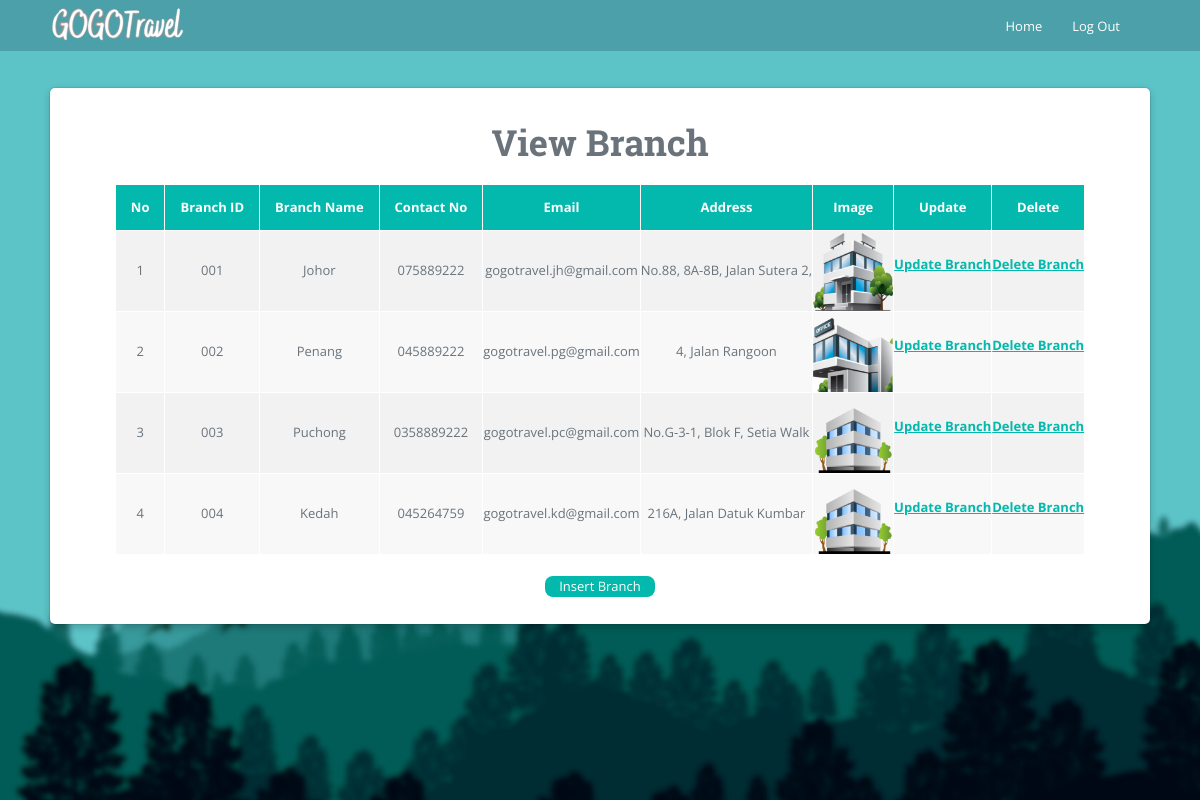
Page /admin/viewbranch.php (signed in) on the committed database.
### tables this page shows
CREATE TABLE `tblbranch` (
  `BranchID` varchar(255) NOT NULL,
  `BranchName` varchar(255) DEFAULT NULL,
  `ContactNo` varchar(255) DEFAULT NULL,
  `Email` varchar(255) DEFAULT NULL,
  `Address1` varchar(255) DEFAULT NULL,
  `Address2` varchar(255) DEFAULT NULL,
  `Postcode` varchar(255) DEFAULT NULL,
  `State` varchar(255) DEFAULT NULL,
  `Country` varchar(255) DEFAULT NULL,
  `BranchImage` longblob DEFAULT NULL,
  PRIMARY KEY (`BranchID`)
);

### admin/viewbranch.php (the view, shortened to what this page needs)
<!DOCTYPE html>
<html lang="en" class="no-js">
<?php require_once('adminheader.php');?>
<?php include_once('..\config\function.php');?>
<head>
</head>
<body>
<div class="container-fluid ">
<div class="container ">
<div class="row ">
<div class="admin-box">
<div class="row">
<div class="admin-det">
<h1>View Branch</h1>
<br>
<table>
  <tr>
    <th>No</th>
    <th>Branch ID</th>
    <th>Branch Name</th>
    <th>Contact No</th>
    <th>Email</th>
    <th>Address</th>
    <th>Image</th>
    <th>Update</th>
    <th>Delete</th>
  </tr>
    <?php
    $no=1;
    $sql = "select * from tblbranch";
    mysqli_select_db($conn,"myproject");
    $result = mysqli_query($conn,$sql);
    if (mysqli_num_rows($result) != 0)
        {
        while($row=mysqli_fetch_assoc($result)){?>
              <tr>
                <td><?php echo $no;?></td>
                <td><?php echo $row["BranchID"];?></td>
                <td><?php echo $row["BranchName"];?></td>
                <td><?php echo $row["ContactNo"];?></td>
                <td><?php echo $row["Email"];?></td>
                <td><?php echo $row["Address1"];?>
                </td><?php $showimage = $row['BranchImage'];?>
                <td><img src="<?php echo $showimage ?>" width="80" height="80"/></td>
                <td>
                <a href="updatebranch.php?BranchID=<?php echo $row["BranchID"];?>&UserID=<?php echo $id?>">Update Branch</a></p> </td>
               <td>
                <a href="deletebranch.php?BranchID=<?php echo $row["BranchID"];?>&UserID=<?php echo $id?>">Delete Branch</a></p> </td>
              </tr>
                <?php $no++;
            }?>
            </table>
            <br>
            <div class="insertframe">
            <a href="insertbranch.php?UserID=<?php echo $id?>">Insert Branch</a></p> </td>
            </div>
            </div>
            </div>
            </div>
            </div>
            </div>
            </div>
<?php
} else {
  }
  ?>
</body>

### admin/adminheader.php (shortened to what this page needs)
<!DOCTYPE html>
<html lang="en" class="no-js">
<?php include_once('..\config\settings.php');
$id=$_GET['UserID'];
?>
<head>
    <link rel="stylesheet" href="..\css\font-awesome.min.css">
    <link rel="stylesheet" href="..\css\bootstrap.min.css">
    <link rel="stylesheet" href="..\css\jquery.fancybox.css">
    <link rel="stylesheet" href="..\css\animate.css">
    <link rel="stylesheet" href="..\css\style.css">
    <link rel="stylesheet" href="..\css\main.css">
    <link rel="stylesheet" href="..\css\media-queries.css">
</head>
<body id="body">
<div style="background-image: url('image/admin-background.png'); height:100%; overflow:scroll;">
<header id="navigation" class="navbar-fixed-top navbar">
            <div class="container">
                <div class="navbar-header">
                    <a class="navbar-brand" href="..\index.php?UserID=<?php echo$id?>">
                    <h1 id="logo">
                    <img src="../img/headlogo9.png" alt="Gogo" id="logo">
                    </h1>
                    </a>
                </div>
                <nav class="collapse navbar-collapse navbar-right" role="navigation">
                    <ul id="" class="nav navbar-nav">
                        <li><a href="index.php?UserID=<?php echo$id?>">Home</a></li>
                        <li><a href="..\logout.php">Log Out</a></li>
                    </ul>
                </nav>
            </div>
        </header>
</body>

### css/style.css (style rules this page uses)
* { margin: 0px; padding: 0px; list-style: none; }
img { max-width: 100%; }
a { text-decoration: none; outline: none; color: #444; }
ul { margin-bottom: 0; padding-left: 0; }
html, body { height: 100%; }
::placeholder { color: #747f8a !important; font-size: 13px; opacity: .5 !important; }
.container-fluid { margin-bottom: 8%; padding: 0px; }
h1, h2, h3, h4, h5, h6 { font-family: "mouse-500", Arial, Helvetica, sans-serif; }
body { background-color: #f7f7ff !important; font-family: "mouse-300", Arial, Helvetica, sans-serif; color: #6A6A6A; }
.container { max-width: 1100px; }

### css/main.css (style rules this page uses)
body { background-color: #fff; font-family: 'Open Sans', sans-serif; line-height: 21px; font-size: 13px; color: #6a737b; }
ol, ul { margin: 0; padding: 0; list-style: none; }
a { color: #fff; -webkit-transition: all .3s ease-in 0s; -moz-transition: all .3s ease-in 0s; -ms-transition: all .3s ease-in 0s; -o-transition: all .3s ease-in 0s; transition: all .3s ease-in 0s; }
a, a:focus, a:hover { text-decoration: none; outline: 0; }
h1, h2, h3, h4, h5, h6 { font-weight: normal; margin: 0; }
#navigation { background-color: rgba(16, 22, 54, 0.2); border: 0 none; margin: 0; -webkit-transition: background-color 800ms linear; -moz-transition: background-color 800ms linear; -ms-transition: background-color 800ms linear; -o-transition: background-color 800ms linear; transition: background-color 800ms linear; }
.navbar-brand { padding: 0; }
.navbar-nav li a { border-top: 1px solid transparent; }
.insertframe { background-color: #03b8ac; color: white; border-radius: 8px; width: 10%; text-align: center; margin: auto; }
.insertframe a { background-color: #03b8ac; color: white; }
.admin-box { background-color: #FFF; float: none; margin:0 auto; box-shadow: 0 3px 8px 0 rgba(0, 0, 0, 0.2), 0 0 0 1px rgba(0, 0, 0, 0.08); border-radius: 5px; margin-top: 8%; }
.admin-det { padding: 15px; }
.admin-det h1 { text-align: center; margin-top: 20px; width: 100%; }
.admin-det table, th, td { margin: 0 auto; }
.admin-det th,td { border: 1px solid rgb(255, 255, 255); }
.admin-det th { padding-top: 12px; padding-bottom: 12px; padding-left: 15px; padding-right: 15px; text-align: center; background-color: #03b8ac; color: white; }
.admin-det tr { padding-left: 20px; padding-right: 20px; text-align: center; }
.admin-det tr a { font-weight: bold; color: #03b8ac; text-decoration: underline; }
.admin-det tr:nth-child(even) { background-color: #f2f2f2; }
.admin-det tr:nth-child(odd) { background-color: #f8f8f8; }

### rows in the picture
tblbranch: BranchID "001", BranchName "Johor", ContactNo "075889222", Email "gogotravel.jh@gmail.com", Address1 "No.88, 8A-8B, Jalan Sutera 2,", BranchImage (picture)
tblbranch: BranchID "002", BranchName "Penang", ContactNo "045889222", Email "gogotravel.pg@gmail.com", Address1 "4, Jalan Rangoon", BranchImage (picture)
tblbranch: BranchID "003", BranchName "Puchong", ContactNo "0358889222", Email "gogotravel.pc@gmail.com", Address1 "No.G-3-1, Blok F, Setia Walk", BranchImage (picture)
tblbranch: BranchID "004", BranchName "Kedah", ContactNo "045264759", Email "gogotravel.kd@gmail.com", Address1 "216A, Jalan Datuk Kumbar", BranchImage (picture)
